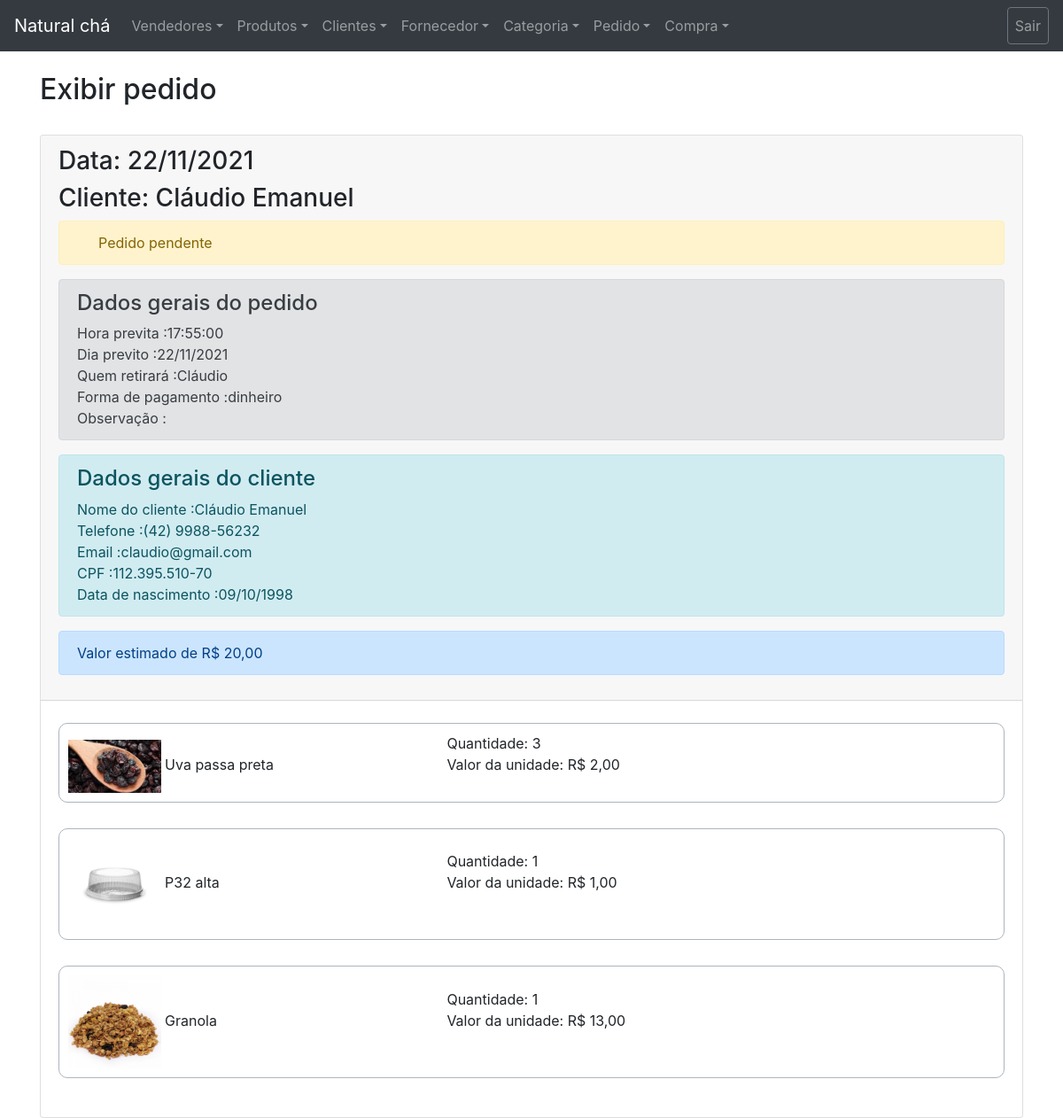
Page /backend/pedidos/exibir_pedido.php?id=22 on the committed database.
### tables this page shows
CREATE TABLE `atendimento` (
  `idatendimento` int(11) NOT NULL AUTO_INCREMENT,
  `cliente_idclientes` int(11) DEFAULT NULL,
  `data_carrinho` date NOT NULL,
  `status` int(11) NOT NULL,
  PRIMARY KEY (`idatendimento`),
  KEY `fk_atendimento_cliente_idx` (`cliente_idclientes`),
  CONSTRAINT `fk_atendimento_cliente` FOREIGN KEY (`cliente_idclientes`) REFERENCES `cliente` (`id`)
);

CREATE TABLE `cliente` (
  `id` int(11) NOT NULL AUTO_INCREMENT,
  `nome` varchar(100) NOT NULL,
  `telefone` varchar(15) NOT NULL,
  `email` varchar(45) NOT NULL,
  `cpf` varchar(14) NOT NULL,
  `cidade` varchar(45) NOT NULL,
  `uf` varchar(5) NOT NULL,
  `datanascimento` date DEFAULT NULL,
  `apelido_cliente` varchar(10) DEFAULT NULL,
  PRIMARY KEY (`id`)
);

CREATE TABLE `controla_retirada` (
  `id` int(11) NOT NULL AUTO_INCREMENT,
  `hora_prevista` time NOT NULL,
  `hora_retirada` time DEFAULT NULL,
  `quem_retira` varchar(45) DEFAULT NULL,
  `meio_pagamento` varchar(45) NOT NULL,
  `atendimento_id` int(11) NOT NULL,
  `observacao` text,
  `dia_retirada` date NOT NULL,
  PRIMARY KEY (`id`),
  KEY `atendimento_idx` (`atendimento_id`),
  CONSTRAINT `atendimento` FOREIGN KEY (`atendimento_id`) REFERENCES `atendimento` (`idatendimento`) ON DELETE NO ACTION ON UPDATE NO ACTION
);

CREATE TABLE `atendimento_produto` (
  `idatendimento_produto` int(11) NOT NULL AUTO_INCREMENT,
  `quantidade` int(11) NOT NULL,
  `atendimento_idatendimento` int(11) NOT NULL,
  `produto_idproduto` int(11) NOT NULL,
  `valorproduto` varchar(45) NOT NULL,
  PRIMARY KEY (`idatendimento_produto`),
  KEY `fk_atendimento_produto_atendimento1_idx` (`atendimento_idatendimento`),
  KEY `fk_atendimento_produto_produto1_idx` (`produto_idproduto`),
  CONSTRAINT `fk_atendimento_produto_atendimento1` FOREIGN KEY (`atendimento_idatendimento`) REFERENCES `atendimento` (`idatendimento`),
  CONSTRAINT `fk_atendimento_produto_produto1` FOREIGN KEY (`produto_idproduto`) REFERENCES `produto` (`id`)
);

CREATE TABLE `produto_foto` (
  `id` int(11) NOT NULL AUTO_INCREMENT,
  `produto_id` int(11) NOT NULL DEFAULT '0',
  `nome_foto` varchar(100) NOT NULL,
  PRIMARY KEY (`id`),
  KEY `FK__produto` (`produto_id`),
  CONSTRAINT `FK__produto` FOREIGN KEY (`produto_id`) REFERENCES `produto` (`id`)
);

CREATE TABLE `produto` (
  `id` int(11) NOT NULL AUTO_INCREMENT,
  `nome` varchar(45) NOT NULL,
  `descricao` text NOT NULL,
  `peso` decimal(8,3) DEFAULT NULL,
  `valor` decimal(8,2) NOT NULL,
  `quantidade` int(11) DEFAULT NULL,
  `valor_compra` decimal(8,2) NOT NULL,
  `margem` decimal(8,2) NOT NULL,
  `ativo` tinyint(1) DEFAULT '1',
  `tipo_venda` varchar(45) NOT NULL,
  PRIMARY KEY (`id`)
);

### conexao.php (called while the page is built, shortened)
<?php
function asset($url){
    return __URL__ . $url;
}
function imagem($nome){
    $nome = ($nome ? : 'sem-imagem.jpg');
    return asset('/imagens/' . $nome);
}
function formatar_valor($numero)
{
    return number_format($numero, 2, ',', '.');
}
?>

### backend/pedidos/exibir_pedido.php (the view, shortened to what this page needs)
<?php
try{
    include ("../configurações/conexao.php");
    include ("../configurações/bootstrap.php");
    include ("../configurações/menu.php");
    $queryAtendimento = $conexao->prepare('Select DATE_FORMAT(atendimento.data_carrinho, "%d/%m/%Y") as data_formatada, status, idatendimento as id, cliente.nome as cliente, cliente.id as idCliente
                                       from atendimento inner join cliente on atendimento.cliente_idclientes = cliente.id
                                       where idatendimento =:atendimento and ( status = 2 || status = 3)
                                       ');
    $queryAtendimento-> bindParam(":atendimento", $_GET['id']);
    $queryAtendimento->execute();
}catch(PDOException $exception){
    echo $exception->getMessage();
}
?>
<!DOCTYPE html>
<html lang="en">
<head>
</head>
<body>
<div class="container">
    <br>
    <h2>Exibir pedido</h2>
    <br>
    <?php
    while ($linha= $queryAtendimento->fetch()):
        $queryDados= $conexao->prepare("Select
                                                  *, DATE_FORMAT(dia_retirada, '%d/%m/%Y') as data, DATE_FORMAT(hora_retirada, '%d/%m/%Y %H:%i:%s') as retirada
                                                  from
                                                  controla_retirada
                                                  where
                                                  atendimento_id=:id
                                                  ");
        $queryDados->bindValue(":id", $_GET['id']);
        $queryDados->execute();
        $linhaDados = $queryDados->fetchObject();
        $queryCliente = $conexao->prepare("Select nome, cpf, email, telefone, DATE_FORMAT(datanascimento, '%d/%m/%Y') as data from cliente where id=:id");
        $queryCliente->bindParam(":id", $linha->idCliente);
        $queryCliente->execute();
        $linhaCliente = $queryCliente->fetchObject();
        ?>
        <div class="card">
            <div class="card-header" id="<?php echo $linha->id?>">
                <h5 class="mb-0">
                    <h3>Data: <?php echo $linha->data_formatada; ?></h3>
                    <h3>Cliente: <?php echo $linha->cliente; ?></h3>
                    <?php
                    if($linha->status == 2):
                        ?>
                        <div class="alert alert-warning d-flex align-items-center" role="alert">
                            <svg class="bi flex-shrink-0 me-2" width="24" height="24" role="img" aria-label="Warning:"><use xlink:href="#exclamation-triangle-fill"/></svg>
                            <div>
                                Pedido pendente
                            </div>
                        </div>
                    <?php endIf;
                        ?>
                </h5>
                <div class="alert alert-secondary" role="alert">
                    <h4>Dados gerais do pedido</h4>
                    <div id="dados" class="linha">
                        <span>Hora previta :<?php echo $linhaDados->hora_prevista; ?></span><br>
                        <span>Dia previto :<?php echo $linhaDados->data; ?></span><br>
                        <span>Quem retirará :<?php echo $linhaDados->quem_retira; ?></span><br>
                        <span>Forma de pagamento :<?php echo $linhaDados->meio_pagamento; ?></span><br>
                        <span>Observação :<?php echo $linhaDados->observacao; ?></span><br>
                    </div>
                </div>
                <div class="alert alert-info" role="alert">
                    <h4>Dados gerais do cliente</h4>
                    <div id="dados" class="linha">
                        <span>Nome do cliente :<?php echo $linhaCliente->nome; ?></span><br>
                        <span>Telefone :<?php echo $linhaCliente->telefone; ?></span><br>
                        <span>Email :<?php echo $linhaCliente->email; ?></span><br>
                        <span>CPF :<?php echo $linhaCliente->cpf; ?></span><br>
                        <span>Data de nascimento :<?php echo $linhaCliente->data; ?></span><br>
                    </div>
                </div>
                <?php
                $queryCarrinho= $conexao->prepare('Select (atendimento_produto.valorproduto * atendimento_produto.quantidade) as valorTotalProduto
                                             from atendimento_produto where atendimento_produto.atendimento_idatendimento =:atendimento');
                $queryCarrinho->bindParam(":atendimento", $_GET['id']);
                $queryCarrinho->execute();
                $valorCarrinho = 0;
                while ($linhaCarrinho = $queryCarrinho->fetch()){
                    $valorCarrinho = $valorCarrinho + $linhaCarrinho->valorTotalProduto;
                }
                $valor=formatar_valor($valorCarrinho);
                ?>
                <div class="alert alert-primary" role="alert">
                    Valor estimado de R$ <span id="valorTotal"><?php echo $valor;?></span>
                </div>
            </div>
               <div class="card-body" class="linha">
                    <?php
                    $queryProduto=$conexao->prepare("Select
                                                        atendimento_produto.valorproduto as valor,
                                                        produto.nome As produto,
                                                        produto.id as id,
                                                        atendimento_produto.quantidade,
                                                        produto_foto.nome_foto as foto
                                                    From
                                                        atendimento_produto Inner Join
                                                        produto On atendimento_produto.produto_idproduto = produto.id Left Join
                                                        produto_foto On produto_foto.produto_id = produto.id
                                                    Where
                                                        atendimento_produto.atendimento_idatendimento = :atendimento");
                    $queryProduto->bindParam(":atendimento", $_GET['id']);
                    $queryProduto->execute();
                    while($linhaProduto = $queryProduto->fetchObject()):
                        ?>
                        <div id="produto">
                            <img src="<?php echo imagem($linhaProduto->foto); ?>" id="imagem">
                            <div id="titulo" class="linha"> <?php echo $linhaProduto->produto; ?> </div>
                            <div id="dados" class="linha"> Quantidade: <?php echo $linhaProduto->quantidade; ?> <br>
                                Valor da unidade: R$ <?php echo formatar_valor($linhaProduto->valor); ?> </div>
                        </div>
                        <br>
                    <?php
                    endwhile;
                    ?>
                </div>
        </div>
    <?php
    endwhile;
    ?>
</div>
</body>
</html>

### backend/pedidos/exibir_pedido.php (style rules this page uses)
#imagem { width: 75px; }
#produto { padding: 10px; border-width: thin; border-style: solid; border-color: #adb5bd; border-radius: 10px; margin-top: 5px; }
#imagem { min-width: 10%; }
#dados { text-align: justify; min-width: 30%; }
#titulo { text-align: justify; min-width: 30% }
.linha { display: inline-block; }

### rows in the picture
atendimento: data_formatada "22/11/2021", cliente_idclientes.nome "Cláudio Emanuel", status 2 (drawn), controla_retirada.hora_prevista "17:55:00", data "22/11/2021", controla_retirada.quem_retira "Cláudio", controla_retirada.meio_pagamento "dinheiro", cliente_idclientes.telefone "(42) 9988-56232", cliente_idclientes.email "claudio@gmail.com", cliente_idclientes.cpf "112.395.510-70", data "09/10/1998", valor "20,00"
atendimento_produto: produto_foto.nome_foto (picture), produto_idproduto.nome "Uva passa preta", quantidade "3", valorproduto "2,00"
atendimento_produto: produto_foto.nome_foto (picture), produto_idproduto.nome "P32 alta", quantidade "1", valorproduto "1,00"
atendimento_produto: produto_foto.nome_foto (picture), produto_idproduto.nome "Granola", quantidade "1", valorproduto "13,00"
